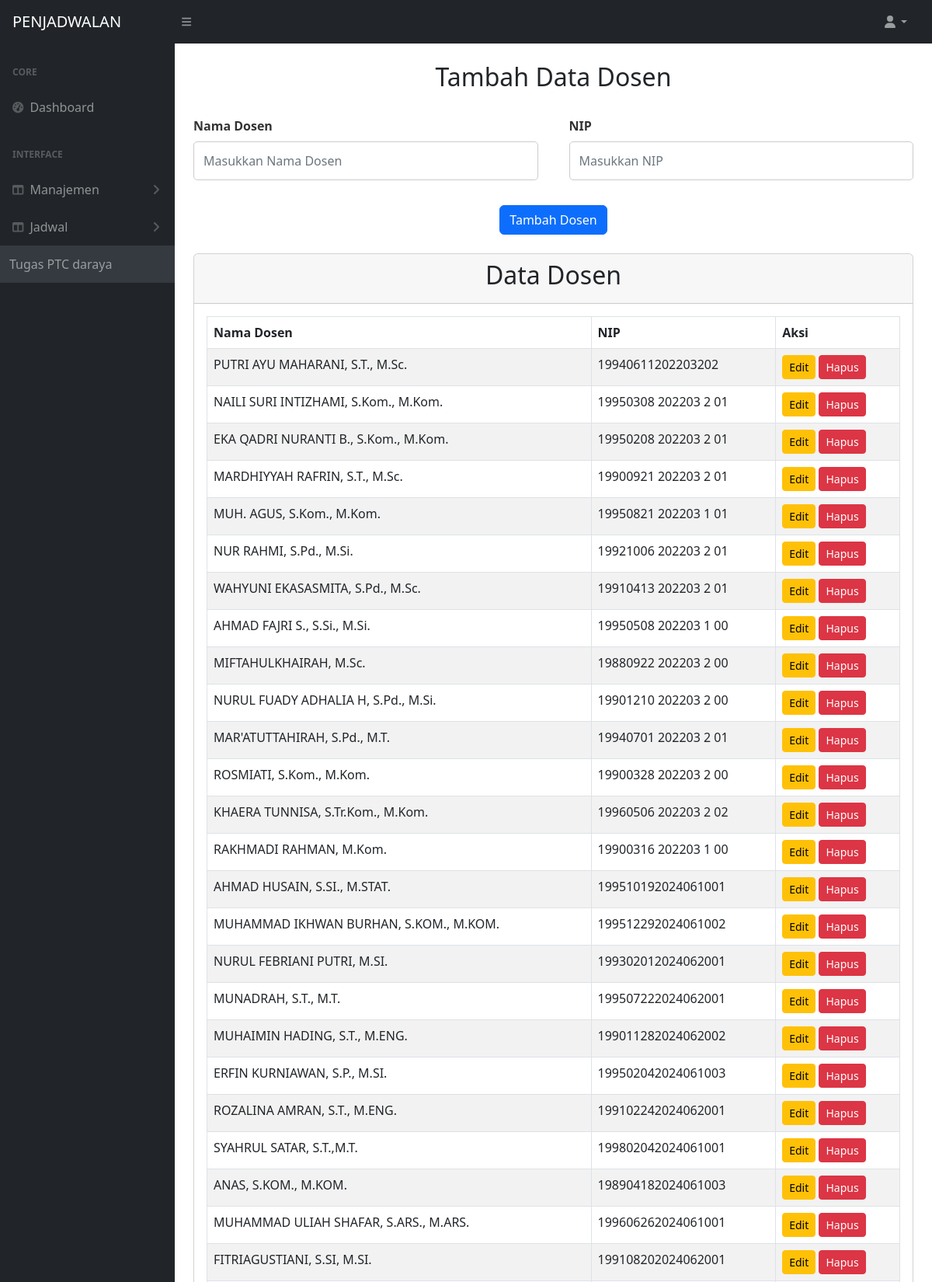
Screenshot of /dosen.php (upper part) with the database file from the repository.
### tables this page shows
CREATE TABLE `dosen` (
  `dosen_id` int(11) NOT NULL,
  `nama_dosen` varchar(255) NOT NULL,
  `nip` varchar(20) NOT NULL
);

### dosen.php (the view, shortened to what this page needs)
<?php
$host = "localhost";
$user = "root";
$pass = "";
$db = "penjadwalan2";
$conn = new mysqli($host, $user, $pass, $db);
$result = $conn->query("SELECT * FROM dosen");
?>
<!DOCTYPE html>
<html lang="en">
    <head>
        <link href="https://cdn.jsdelivr.net/npm/simple-datatables@7.1.2/dist/style.min.css" rel="stylesheet" />
        <link href="css/styles.css" rel="stylesheet" />
        <link href="css/dosen.css" rel="stylesheet" />
    </head>
    <body>
        <nav class="sb-topnav navbar navbar-expand navbar-dark bg-dark">
            <a class="navbar-brand ps-3" href="index.html">PENJADWALAN</a>
            <button class="btn btn-link btn-sm order-1 order-lg-0 me-4 me-lg-0" id="sidebarToggle" href="#!"><i class="fas fa-bars"></i></button>
            <ul class="navbar-nav ms-auto ms-md-0 me-3 me-lg-4">
                <li class="nav-item dropdown">
                    <a class="nav-link dropdown-toggle" id="navbarDropdown" href="#" role="button" data-bs-toggle="dropdown" aria-expanded="false"><i class="fas fa-user fa-fw"></i></a>
                </li>
            </ul>
        </nav>
        <div id="layoutSidenav">
            <div id="layoutSidenav_nav">
                <nav class="sb-sidenav accordion sb-sidenav-dark" id="sidenavAccordion">
                    <div class="sb-sidenav-menu">
                        <div class="nav">
                            <div class="sb-sidenav-menu-heading">Core</div>
                            <a class="nav-link" href="index.html">
                                <div class="sb-nav-link-icon"><i class="fas fa-tachometer-alt"></i></div>
                                Dashboard
                            </a>
                            <div class="sb-sidenav-menu-heading">Interface</div>
                            <a class="nav-link collapsed" href="#" data-bs-toggle="collapse" data-bs-target="#collapseLayouts" aria-expanded="false" aria-controls="collapseLayouts">
                                <div class="sb-nav-link-icon"><i class="fas fa-columns"></i></div>
                                Manajemen
                                <div class="sb-sidenav-collapse-arrow"><i class="fas fa-angle-down"></i></div>
                            </a>
                            <a class="nav-link collapsed" href="#" data-bs-toggle="collapse" data-bs-target="#collapseJadwal" aria-expanded="false" aria-controls="collapseJadwal">
                                <div class="sb-nav-link-icon"><i class="fas fa-columns"></i></div>
                                Jadwal
                                <div class="sb-sidenav-collapse-arrow"><i class="fas fa-angle-down"></i></div>
                            </a>
                    <div class="sb-sidenav-footer">
                        Tugas PTC daraya
                    </div>
                </nav>
            </div>
            <div id="layoutSidenav_content">
                <main>
                    <div class="container-fluid px-4">
                        <form method="POST">
                            <div class="text-center">
                            <br><center><h2>Tambah Data Dosen</h2></center><br>
                            </div>
                            <div class="mb-3 row">
                                <div class="col">
                                    <label for="nama_dosen" class="form-label">Nama Dosen</label>
                                    <input type="text" class="form-control" name="nama_dosen" id="nama_dosen" placeholder="Masukkan Nama Dosen" required>
                                </div>
                                <div class="col">
                                    <label for="nip" class="form-label">NIP</label>
                                    <input type="text" class="form-control" name="nip" id="nip" placeholder="Masukkan NIP" required>
                                </div>
                            </div>
                            <div class="d-flex justify-content-center mt-3">
                                <button type="submit" name="tambah" class="btn btn-primary mx-2" id="tambah-btn">Tambah Dosen</button>
                            </div>
                        </form>
        <form method="POST">
        <br>
        <div class="card mb-4">
            <div class="card-header">
                <center><h2>Data Dosen</h2></center>
            </div>
            <div class="card-body">
                <table id="datatablesSimple" class="table table-striped table-bordered">
                    <thead>
                        <tr>
                            <th>Nama Dosen</th>
                            <th>NIP</th>
                            <th>Aksi</th>
                        </tr>
                    </thead>
                    <tbody>
                        <?php
                        if ($result->num_rows > 0) {
                            while ($row = $result->fetch_assoc()) {
                                ?>
                                <tr>
                                    <td><?php echo htmlspecialchars($row['nama_dosen']); ?></td>
                                    <td><?php echo htmlspecialchars($row['nip']); ?></td>
                                    <td>
                                        <a href="edit_dosen.php?id=<?php echo $row['dosen_id']; ?>" class="btn btn-warning btn-sm">Edit</a>
                                        <a href="?delete=<?php echo $row['dosen_id']; ?>" class="btn btn-danger btn-sm" onclick="return confirm('Yakin ingin menghapus data ini?')">Hapus</a>
                                    </td>
                                </tr>
                                <?php
                            }
                        } else {
                            echo "<tr><td colspan='6' class='text-center'>Tidak ada data dosen yang ditemukan.</td></tr>";
                        }
                        ?>
                    </tbody>
                </table>
            </div>
            </div>
    </body>
</html>

### css/dosen.css (style rules this page uses)
.mb-3 { margin-bottom: 1rem; }
.form-label { font-weight: bold; color: #333; }
.form-control { border-radius: 5px; border: 1px solid #ccc; padding: 0.75rem; font-size: 1rem; width: 100%; box-sizing: border-box; }
.row .col { margin-bottom: 1rem; }
.row { display: flex; flex-wrap: wrap; gap: 1rem; }
@media (min-width: 768px) { .col { flex: 1 1 calc(33.33% - 1rem); } }

### rows the page displays
dosen: nama_dosen "PUTRI AYU MAHARANI, S.T., M.Sc.", nip "19940611202203202"
dosen: nama_dosen "NAILI SURI INTIZHAMI, S.Kom., M.Kom.", nip "19950308 202203 2 01"
dosen: nama_dosen "EKA QADRI NURANTI B., S.Kom., M.Kom.", nip "19950208 202203 2 01"
dosen: nama_dosen "MARDHIYYAH RAFRIN, S.T., M.Sc.", nip "19900921 202203 2 01"
dosen: nama_dosen "MUH. AGUS, S.Kom., M.Kom.", nip "19950821 202203 1 01"
dosen: nama_dosen "NUR RAHMI, S.Pd., M.Si.", nip "19921006 202203 2 01"
dosen: nama_dosen "WAHYUNI EKASASMITA, S.Pd., M.Sc.", nip "19910413 202203 2 01"
dosen: nama_dosen "AHMAD FAJRI S., S.Si., M.Si.", nip "19950508 202203 1 00"
dosen: nama_dosen "MIFTAHULKHAIRAH, M.Sc.", nip "19880922 202203 2 00"
dosen: nama_dosen "NURUL FUADY ADHALIA H, S.Pd., M.Si.", nip "19901210 202203 2 00"
dosen: nama_dosen "MAR'ATUTTAHIRAH, S.Pd., M.T.", nip "19940701 202203 2 01"
dosen: nama_dosen "ROSMIATI, S.Kom., M.Kom.", nip "19900328 202203 2 00"
dosen: nama_dosen "KHAERA TUNNISA, S.Tr.Kom., M.Kom.", nip "19960506 202203 2 02"
dosen: nama_dosen "RAKHMADI RAHMAN, M.Kom.", nip "19900316 202203 1 00"
dosen: nama_dosen "AHMAD HUSAIN, S.SI., M.STAT.", nip "199510192024061001"
dosen: nama_dosen "MUHAMMAD IKHWAN BURHAN, S.KOM., M.KOM.", nip "199512292024061002"
dosen: nama_dosen "NURUL FEBRIANI PUTRI, M.SI.", nip "199302012024062001"
dosen: nama_dosen "MUNADRAH, S.T., M.T.", nip "199507222024062001"
dosen: nama_dosen "MUHAIMIN HADING, S.T., M.ENG.", nip "199011282024062002"
dosen: nama_dosen "ERFIN KURNIAWAN, S.P., M.SI.", nip "199502042024061003"
dosen: nama_dosen "ROZALINA AMRAN, S.T., M.ENG.", nip "199102242024062001"
dosen: nama_dosen "SYAHRUL SATAR, S.T.,M.T.", nip "199802042024061001"
dosen: nama_dosen "ANAS, S.KOM., M.KOM.", nip "198904182024061003"
dosen: nama_dosen "MUHAMMAD ULIAH SHAFAR, S.ARS., M.ARS.", nip "199606262024061001"
dosen: nama_dosen "FITRIAGUSTIANI, S.SI, M.SI.", nip "199108202024062001"
